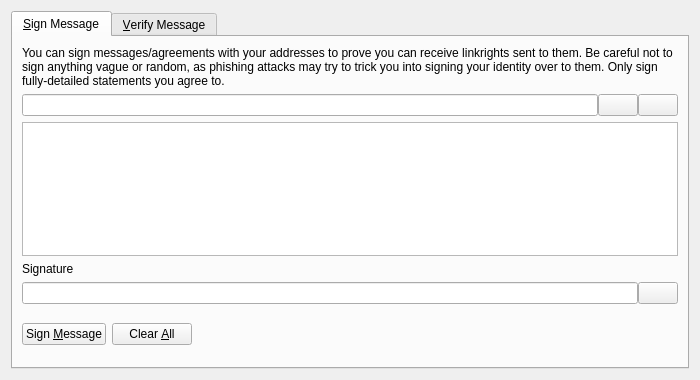
<?xml version="1.0" encoding="UTF-8"?>
<ui version="4.0">
 <class>SignVerifyMessageDialog</class>
 <widget class="QDialog" name="SignVerifyMessageDialog">
  <property name="geometry">
   <rect>
    <x>0</x>
    <y>0</y>
    <width>700</width>
    <height>380</height>
   </rect>
  </property>
  <property name="windowTitle">
   <string>Signatures - Sign / Verify a Message</string>
  </property>
  <property name="modal">
   <bool>true</bool>
  </property>
  <layout class="QVBoxLayout" name="verticalLayout">
   <item>
    <widget class="QTabWidget" name="tabWidget">
     <property name="currentIndex">
      <number>0</number>
     </property>
     <widget class="QWidget" name="tabSignMessage">
      <attribute name="title">
       <string>&amp;Sign Message</string>
      </attribute>
      <layout class="QVBoxLayout" name="verticalLayout_SM">
       <item>
        <widget class="QLabel" name="infoLabel_SM">
         <property name="text">
          <string>You can sign messages/agreements with your addresses to prove you can receive linkrights sent to them. Be careful not to sign anything vague or random, as phishing attacks may try to trick you into signing your identity over to them. Only sign fully-detailed statements you agree to.</string>
         </property>
         <property name="textFormat">
          <enum>Qt::PlainText</enum>
         </property>
         <property name="wordWrap">
          <bool>true</bool>
         </property>
        </widget>
       </item>
       <item>
        <layout class="QHBoxLayout" name="horizontalLayout_1_SM">
         <property name="spacing">
          <number>0</number>
         </property>
         <item>
          <widget class="QValidatedLineEdit" name="addressIn_SM">
           <property name="toolTip">
            <string>The LinkRight address to sign the message with</string>
           </property>
          </widget>
         </item>
         <item>
          <widget class="QPushButton" name="addressBookButton_SM">
           <property name="toolTip">
            <string>Choose previously used address</string>
           </property>
           <property name="text">
            <string/>
           </property>
           <property name="icon">
            <iconset resource="../bitcoin.qrc">
             <normaloff>:/icons/address-book</normaloff>:/icons/address-book</iconset>
           </property>
           <property name="shortcut">
            <string>Alt+A</string>
           </property>
           <property name="autoDefault">
            <bool>false</bool>
           </property>
          </widget>
         </item>
         <item>
          <widget class="QPushButton" name="pasteButton_SM">
           <property name="toolTip">
            <string>Paste address from clipboard</string>
           </property>
           <property name="text">
            <string/>
           </property>
           <property name="icon">
            <iconset resource="../bitcoin.qrc">
             <normaloff>:/icons/editpaste</normaloff>:/icons/editpaste</iconset>
           </property>
           <property name="shortcut">
            <string>Alt+P</string>
           </property>
           <property name="autoDefault">
            <bool>false</bool>
           </property>
          </widget>
         </item>
        </layout>
       </item>
       <item>
        <widget class="QPlainTextEdit" name="messageIn_SM">
         <property name="toolTip">
          <string>Enter the message you want to sign here</string>
         </property>
        </widget>
       </item>
       <item>
        <widget class="QLabel" name="signatureLabel_SM">
         <property name="text">
          <string>Signature</string>
         </property>
         <property name="textFormat">
          <enum>Qt::PlainText</enum>
         </property>
        </widget>
       </item>
       <item>
        <layout class="QHBoxLayout" name="horizontalLayout_2_SM">
         <property name="spacing">
          <number>0</number>
         </property>
         <item>
          <widget class="QLineEdit" name="signatureOut_SM">
           <property name="font">
            <font>
             <italic>true</italic>
            </font>
           </property>
           <property name="readOnly">
            <bool>true</bool>
           </property>
          </widget>
         </item>
         <item>
          <widget class="QPushButton" name="copySignatureButton_SM">
           <property name="toolTip">
            <string>Copy the current signature to the system clipboard</string>
           </property>
           <property name="text">
            <string/>
           </property>
           <property name="icon">
            <iconset resource="../bitcoin.qrc">
             <normaloff>:/icons/editcopy</normaloff>:/icons/editcopy</iconset>
           </property>
           <property name="autoDefault">
            <bool>false</bool>
           </property>
          </widget>
         </item>
        </layout>
       </item>
       <item>
        <layout class="QHBoxLayout" name="horizontalLayout_3_SM">
         <item>
          <widget class="QPushButton" name="signMessageButton_SM">
           <property name="toolTip">
            <string>Sign the message to prove you own this LinkRight address</string>
           </property>
           <property name="text">
            <string>Sign &amp;Message</string>
           </property>
           <property name="icon">
            <iconset resource="../bitcoin.qrc">
             <normaloff>:/icons/edit</normaloff>:/icons/edit</iconset>
           </property>
           <property name="autoDefault">
            <bool>false</bool>
           </property>
          </widget>
         </item>
         <item>
          <widget class="QPushButton" name="clearButton_SM">
           <property name="toolTip">
            <string>Reset all sign message fields</string>
           </property>
           <property name="text">
            <string>Clear &amp;All</string>
           </property>
           <property name="icon">
            <iconset resource="../bitcoin.qrc">
             <normaloff>:/icons/remove</normaloff>:/icons/remove</iconset>
           </property>
           <property name="autoDefault">
            <bool>false</bool>
           </property>
          </widget>
         </item>
         <item>
          <spacer name="horizontalSpacer_1_SM">
           <property name="orientation">
            <enum>Qt::Horizontal</enum>
           </property>
           <property name="sizeHint" stdset="0">
            <size>
             <width>40</width>
             <height>48</height>
            </size>
           </property>
          </spacer>
         </item>
         <item>
          <widget class="QLabel" name="statusLabel_SM">
           <property name="font">
            <font>
             <weight>75</weight>
             <bold>true</bold>
            </font>
           </property>
           <property name="text">
            <string/>
           </property>
           <property name="wordWrap">
            <bool>true</bool>
           </property>
          </widget>
         </item>
         <item>
          <spacer name="horizontalSpacer_2_SM">
           <property name="orientation">
            <enum>Qt::Horizontal</enum>
           </property>
           <property name="sizeHint" stdset="0">
            <size>
             <width>40</width>
             <height>48</height>
            </size>
           </property>
          </spacer>
         </item>
        </layout>
       </item>
      </layout>
     </widget>
     <widget class="QWidget" name="tabVerifyMessage">
      <attribute name="title">
       <string>&amp;Verify Message</string>
      </attribute>
      <layout class="QVBoxLayout" name="verticalLayout_VM">
       <item>
        <widget class="QLabel" name="infoLabel_VM">
         <property name="text">
          <string>Enter the receiver's address, message (ensure you copy line breaks, spaces, tabs, etc. exactly) and signature below to verify the message. Be careful not to read more into the signature than what is in the signed message itself, to avoid being tricked by a man-in-the-middle attack. Note that this only proves the signing party receives with the address, it cannot prove sendership of any transaction!</string>
         </property>
         <property name="textFormat">
          <enum>Qt::PlainText</enum>
         </property>
         <property name="alignment">
          <set>Qt::AlignLeading|Qt::AlignLeft|Qt::AlignTop</set>
         </property>
         <property name="wordWrap">
          <bool>true</bool>
         </property>
        </widget>
       </item>
       <item>
        <layout class="QHBoxLayout" name="horizontalLayout_1_VM">
         <property name="spacing">
          <number>0</number>
         </property>
         <item>
          <widget class="QValidatedLineEdit" name="addressIn_VM">
           <property name="toolTip">
            <string>The LinkRight address the message was signed with</string>
           </property>
          </widget>
         </item>
         <item>
          <widget class="QPushButton" name="addressBookButton_VM">
           <property name="toolTip">
            <string>Choose previously used address</string>
           </property>
           <property name="text">
            <string/>
           </property>
           <property name="icon">
            <iconset resource="../bitcoin.qrc">
             <normaloff>:/icons/address-book</normaloff>:/icons/address-book</iconset>
           </property>
           <property name="shortcut">
            <string>Alt+A</string>
           </property>
           <property name="autoDefault">
            <bool>false</bool>
           </property>
          </widget>
         </item>
        </layout>
       </item>
       <item>
        <widget class="QPlainTextEdit" name="messageIn_VM"/>
       </item>
       <item>
        <widget class="QValidatedLineEdit" name="signatureIn_VM"/>
       </item>
       <item>
        <layout class="QHBoxLayout" name="horizontalLayout_2_VM">
         <item>
          <widget class="QPushButton" name="verifyMessageButton_VM">
           <property name="toolTip">
            <string>Verify the message to ensure it was signed with the specified LinkRight address</string>
           </property>
           <property name="text">
            <string>Verify &amp;Message</string>
           </property>
           <property name="icon">
            <iconset resource="../bitcoin.qrc">
             <normaloff>:/icons/transaction_0</normaloff>:/icons/transaction_0</iconset>
           </property>
           <property name="autoDefault">
            <bool>false</bool>
           </property>
          </widget>
         </item>
         <item>
          <widget class="QPushButton" name="clearButton_VM">
           <property name="toolTip">
            <string>Reset all verify message fields</string>
           </property>
           <property name="text">
            <string>Clear &amp;All</string>
           </property>
           <property name="icon">
            <iconset resource="../bitcoin.qrc">
             <normaloff>:/icons/remove</normaloff>:/icons/remove</iconset>
           </property>
           <property name="autoDefault">
            <bool>false</bool>
           </property>
          </widget>
         </item>
         <item>
          <spacer name="horizontalSpacer_1_VM">
           <property name="orientation">
            <enum>Qt::Horizontal</enum>
           </property>
           <property name="sizeHint" stdset="0">
            <size>
             <width>40</width>
             <height>48</height>
            </size>
           </property>
          </spacer>
         </item>
         <item>
          <widget class="QLabel" name="statusLabel_VM">
           <property name="font">
            <font>
             <weight>75</weight>
             <bold>true</bold>
            </font>
           </property>
           <property name="text">
            <string/>
           </property>
           <property name="wordWrap">
            <bool>true</bool>
           </property>
          </widget>
         </item>
         <item>
          <spacer name="horizontalSpacer_2_VM">
           <property name="orientation">
            <enum>Qt::Horizontal</enum>
           </property>
           <property name="sizeHint" stdset="0">
            <size>
             <width>40</width>
             <height>48</height>
            </size>
           </property>
          </spacer>
         </item>
        </layout>
       </item>
      </layout>
     </widget>
    </widget>
   </item>
  </layout>
 </widget>
 <customwidgets>
  <customwidget>
   <class>QValidatedLineEdit</class>
   <extends>QLineEdit</extends>
   <header>qvalidatedlineedit.h</header>
  </customwidget>
 </customwidgets>
 <resources>
  <include location="../bitcoin.qrc"/>
 </resources>
 <connections/>
</ui>
